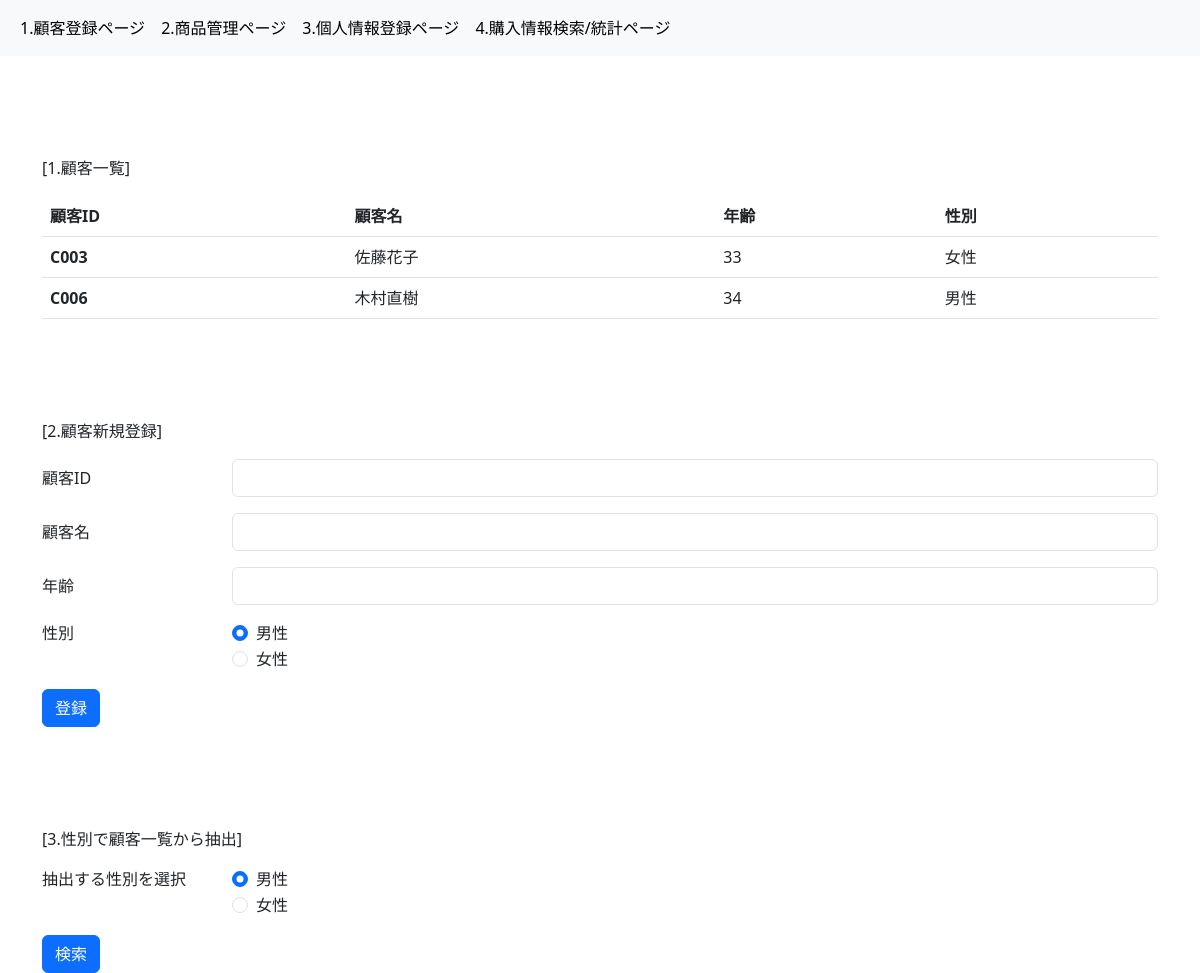
The page / on the database its author committed.
### models.py (models this page shows, shortened)
class Customer(db.Model):
    __tablename__ = 'customers'
    customer_id = db.Column(db.String(10), primary_key=True)
    customer_name = db.Column(db.String(20), nullable=False)
    age = db.Column(db.Integer, nullable=False)
    gender = db.Column(db.String(10), nullable=False)
    purchase = db.relationship('Purchase', backref='customer', lazy=True,cascade='all, delete')

### app4.py (the view)
@app.route('/')
def index():
    customers = Customer.query.all()
    return render_template('1_index.html', customers = customers)

### templates/1_index.html
{% extends 'base.html' %} {% block content %}
<p>[1.顧客一覧]</p>
<table class="table">
  <thead>
    <tr>
      <th scope="col">顧客ID</th>
      <th scope="col">顧客名</th>
      <th scope="col">年齢</th>
      <th scope="col">性別</th>
    </tr>
  </thead>
  <tbody>
    {% for customer in customers %}
    <tr>
      <th scope="row">{{ customer.customer_id }}</th>
      <td>{{ customer.customer_name }}</td>
      <td>{{ customer.age }}</td>
      <td>{{ customer.gender }}</td>
    </tr>
    {% endfor %}
  </tbody>
</table>
<p style="margin-top: 100px">[2.顧客新規登録]</p>
<form action="/add_customer" method="POST">
  <div class="row mb-3">
    <label for="input-customer-id" class="col-sm-2 col-form-label"
      >顧客ID</label
    >
    <div class="col-sm-10">
      <input
        type="text"
        class="form-control"
        id="input-customer-id"
        name="input-customer-id"
      />
    </div>
  </div>
  <div class="row mb-3">
    <label for="input-customer-name" class="col-sm-2 col-form-label"
      >顧客名</label
    >
    <div class="col-sm-10">
      <input
        type="text"
        class="form-control"
        id="input-customer-name"
        name="input-customer-name"
      />
    </div>
  </div>
  <div class="row mb-3">
    <label for="input-customer-age" class="col-sm-2 col-form-label">年齢</label>
    <div class="col-sm-10">
      <input
        type="number"
        class="form-control"
        id="input-customer-age"
        name="input-customer-age"
      />
    </div>
  </div>
  <fieldset class="row mb-3">
    <legend class="col-form-label col-sm-2 pt-0">性別</legend>
    <div class="col-sm-10">
      <div class="form-check">
        <input
          class="form-check-input"
          type="radio"
          name="input-gender"
          id="gender-male"
          value="男性"
          checked
        />
        <label class="form-check-label" for="gender-male">男性</label>
      </div>
      <div class="form-check">
        <input
          class="form-check-input"
          type="radio"
          name="input-gender"
          id="gender-female"
          value="女性"
        />
        <label class="form-check-label" for="gender-female">女性</label>
      </div>
    </div>
  </fieldset>
  <button type="submit" class="btn btn-primary">登録</button>
</form>
<p style="margin-top: 100px">[3.性別で顧客一覧から抽出]</p>
<form action="/select_gender" method="POST">
  <fieldset class="row mb-3">
    <legend class="col-form-label col-sm-2 pt-0">抽出する性別を選択</legend>
    <div class="col-sm-10">
      <div class="form-check">
        <input
          class="form-check-input"
          type="radio"
          name="input-gender2"
          id="gender-male2"
          value="男性"
          checked
        />
        <label class="form-check-label" for="gender-male2">男性</label>
      </div>
      <div class="form-check">
        <input
          class="form-check-input"
          type="radio"
          name="input-gender2"
          id="gender-female2"
          value="女性"
        />
        <label class="form-check-label" for="gender-female2">女性</label>
      </div>
    </div>
  </fieldset>
  <button type="submit" class="btn btn-primary">検索</button>
</form>
{% endblock %}

### rows shown on the page
Customer: customer_id "C003", customer_name "佐藤花子", age "33", gender "女性"
Customer: customer_id "C006", customer_name "木村直樹", age "34", gender "男性"
